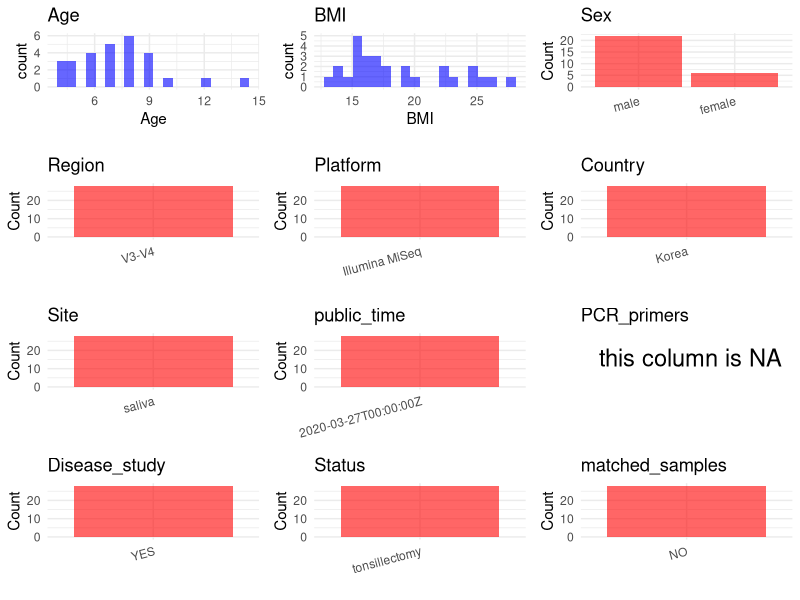

Recreate this plot in R. (Note: this script raises an error after producing the figure.)
## ---- chunk 1
# Load necessary libraries
library(dplyr)
library(stringr)
library(ggplot2)
library(cowplot)

# Set working directory (update this path to your local directory)
setwd("/home/dongbiao/word_embedding_microbiome/all_data/oral/global-oral-microbiome/data/projects/PRJNA615768")

# Read the initial metadata files
initial_meta <- read.csv("SraRunTable.csv", header = T) %>% filter(sample_type == "oral saliva")

# Display the first few rows of the metadata
head(initial_meta)
## ---- chunk 2
# Create a uniform metadata dataframe
metadata <- data.frame(
  BioProject = initial_meta$BioProject,
  Run = initial_meta$Run,
  sample_name = initial_meta$Sample.Name,
  Age = initial_meta$AGE,
  Sex = initial_meta$sex,
  BMI = initial_meta$host_body_mass_index,  
  Region = "V3-V4",
  Platform = initial_meta$Instrument,
  Country = "Korea",
  Site = "saliva",
  public_time = initial_meta$ReleaseDate,
  stringsAsFactors = FALSE
)
## ---- chunk 3
# Add information obtained from the publication
metadata$PCR_primers <- NA
metadata$title <- "Association between the microbiomes of tonsil and saliva samples isolated from pediatric patients subjected to tonsillectomy for the treatment of tonsillar hyperplasia"
metadata$Disease_study <- "YES"

metadata$Status <- "tonsillectomy"

# Check initial data distribution
cat("Initial sample distribution:\n")
table(metadata$sample_name)
table(metadata$Site)

# Calculate sampling frequency per subject
sample_counts <- table(metadata$sample_name)
cat("\nNumber of samples per subject:\n")
print(sample_counts)

# Create matched_samples column
metadata$matched_samples <- "NO"
## ---- chunk 4
# Check the number of unique runs and sample names
print(paste("Number of unique runs:", length(unique(metadata$Run))))
print(paste("Number of unique sample names:", length(unique(metadata$sample_name))))
## ---- chunk 5
# Select columns for visualization
plot_data <- metadata %>%
  select(-BioProject, -Run, -sample_name, -title)

# Function to create simple plots for each column
create_simple_plots <- function(data) {
  plots <- list()
  
  for (col in colnames(data)) {
    # Check if the column is all NA
    if (all(is.na(data[[col]]))) {
      # Create an empty plot with text indicating all NA
      p <- ggplot() +
        annotate("text", x = 0.5, y = 0.5, label = "this column is NA", size = 6) +
        labs(title = col) +
        theme_void()
    } else if (is.numeric(data[[col]])) {
      # Numeric variable: histogram
      p <- ggplot(data, aes(x = .data[[col]])) +
        geom_histogram(fill = "blue", alpha = 0.6, bins = 20, na.rm = TRUE) +
        labs(title = col) +
        theme_minimal()
    } else {
      # Categorical variable: bar plot (remove NA values)
      count_data <- as.data.frame(table(data[[col]], useNA = "ifany"))
      p <- ggplot(count_data, aes(x = reorder(Var1, -Freq), y = Freq)) +
        geom_col(fill = "red", alpha = 0.6) +
        labs(title = col, x = NULL, y = "Count") +
        theme_minimal() +
        theme(axis.text.x = element_text(angle = 15, hjust = 1))
    }
    plots[[col]] <- p
  }
  
  return(plots)
}

# Generate and arrange plots
plots <- create_simple_plots(plot_data)
p<-plot_grid(plots$Age, 
          plots$BMI, 
          plots$Sex, 
          plots$Region, 
          plots$Platform, 
          plots$Country, 
          plots$Site,
          plots$public_time, 
          plots$PCR_primers,
          plots$Disease_study,
          plots$Status,
          plots$matched_samples,# add 
          ncol = 3, align = "hv", axis = "lb")
ggsave("Metadata_Summary.png", plot = p, width = 8, height = 6, dpi = 150)
## ---- chunk 6
knitr::include_graphics("Metadata_Summary.png")
## ---- chunk 7
# Reorder columns to match the desired format
metadata <- metadata[, c(
  "BioProject", "Run", "sample_name", "Age", "BMI", "Sex", 
  "Region", "Platform", "Country", "Site", "public_time", 
  "PCR_primers", "title", "Disease_study", "Status", "matched_samples"
)]

# Export the uniform metadata to a CSV file
write.csv(metadata, file = "metadata.csv", quote = TRUE)
head(metadata)
